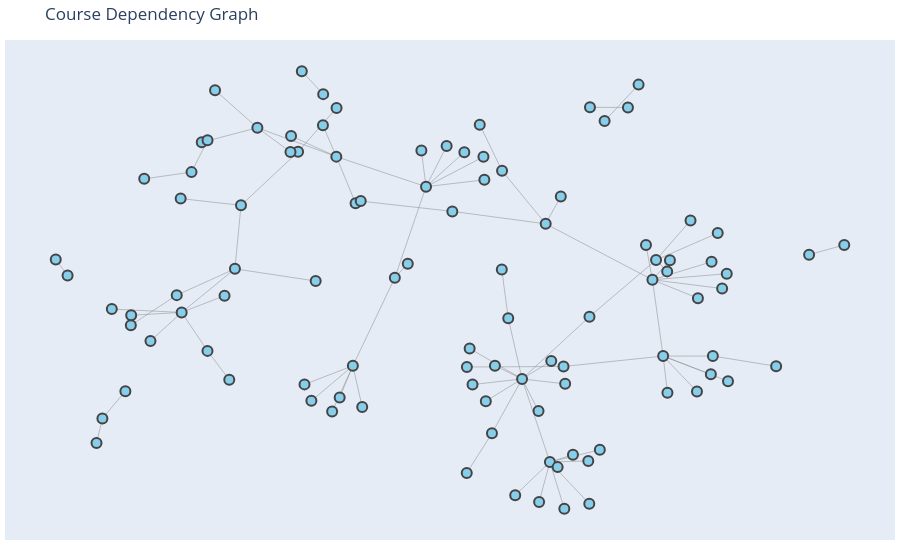

This figure's notebook cell:
### Code cell
fig = go.Figure(data=[edge_trace, node_trace],
                layout=go.Layout(
                    title='Course Dependency Graph',
                    showlegend=False,
                    hovermode='closest',
                    margin=dict(b=20,l=5,r=5,t=40),
                    xaxis=dict(showgrid=False, zeroline=False, showticklabels=False),
                    yaxis=dict(showgrid=False, zeroline=False, showticklabels=False))
                )
fig.show()

### Figure 1 — Plotly figure (JSON) as saved in the notebook; plotly's stock layout.template omitted (floating-point values rounded to 4 significant figures; data arrays with more than 128 entries replaced by an {"elided": "..."} marker saying what was removed)
{"data": [{"hoverinfo": "none", "line": {"color": "#888", "width": 0.5}, "mode": "lines", "type": "scatter", "x": {"elided": "270 float values"}, "y": {"elided": "270 float values"}}, {"hoverinfo": "text", "marker": {"color": "skyblue", "line": {"width": 2}, "showscale": false, "size": 10}, "mode": "markers", "text": ["Code: SCC0221<br>Name: Introdução à Ciência de Computação I<br>Type: Disciplinas Obrigatórias<br>", "Code: SCC0201<br>Name: Introdução à Ciência de Computação II<br>Type: Disciplinas Obrigatórias<br>", "Code: SMA0300<br>Name: Geometria Analítica<br>Type: Disciplinas Obrigatórias<br>", "Code: SMA0394<br>Name: Geometria Analítica (semipresencial)<br>Type: Disciplinas Optativas Livres<br>", "Code: SMA0353<br>Name: Cálculo I<br>Type: Disciplinas Obrigatórias<br>", "Code: 7600105<br>Name: Física Básica I<br>Type: Disciplinas Obrigatórias<br>", "Code: SMA0354<br>Name: Cálculo II<br>Type: Disciplinas Obrigatórias<br>", "Code: SMA0392<br>Name: Cálculo I (semipresencial)<br>Type: Disciplinas Optativas Livres<br>", "Code: SSC0117<br>Name: Introdução à Lógica Digital<br>Type: Disciplinas Obrigatórias<br>", "Code: SSC0118<br>Name: Sistemas Digitais<br>Type: Disciplinas Obrigatórias<br>", "Code: 7600109<br>Name: Laboratório de Física Geral I<br>Type: Disciplinas Obrigatórias<br>", "Code: SCC0215<br>Name: Organização de Arquivos<br>Type: Disciplinas Obrigatórias<br>", "Code: SCC0205<br>Name: Teoria da Computação e Linguagens Formais<br>Type: Disciplinas Obrigatórias<br>", "Code: SCC0230<br>Name: Inteligência Artificial<br>Type: Disciplinas Obrigatórias<br>", "Code: SCC0210<br>Name: Laboratório de Algoritmos Avançados I<br>Type: Disciplinas Optativas Eletivas<br>", "Code: SCC0251<br>Name: Processamento de Imagens<br>Type: Disciplinas Optativas Eletivas<br>", "Code: SCC0261<br>Name: Multimídia<br>Type: Disciplinas Optativas Eletivas<br>", "Code: SSC0723<br>Name: Sistemas Colaborativos: Fundamentos e Aplicações<br>Type: Disciplinas Optativas Eletivas<br>", "Code: SSC0951<br>Name: Desenvolvimento de Código Otimizado<br>Type: Disciplinas Optativas Eletivas<br>", "Code: SCC0273<br>Name: Robôs Móveis Inteligentes<br>Type: Disciplinas Optativas Eletivas<br>", "Code: SSC0724<br>Name: Sistemas Educacionais Avançados<br>Type: Disciplinas Optativas Eletivas<br>", "Code: SCC0202<br>Name: Algoritmos e Estruturas de Dados I<br>Type: Disciplinas Obrigatórias<br>", "Code: SCC0216<br>Name: Modelagem Computacional em Grafos<br>Type: Disciplinas Obrigatórias<br>", "Code: SSC0103<br>Name: Programação Orientada a Objetos<br>Type: Disciplinas Obrigatórias<br>", "Code: SSC0960<br>Name: Programação Funcional<br>Type: Disciplinas Obrigatórias<br>", "Code: SCC0282<br>Name: Recuperação da Informação<br>Type: Disciplinas Optativas Eletivas<br>", "Code: SCC0284<br>Name: Sistemas de Recomendação<br>Type: Disciplinas Optativas Eletivas<br>", "Code: SMA0180<br>Name: Matemática Discreta I<br>Type: Disciplinas Obrigatórias<br>", "Code: SCC0283<br>Name: Introdução à Web Semântica<br>Type: Disciplinas Optativas Eletivas<br>", "Code: SMA0355<br>Name: Cálculo III<br>Type: Disciplinas Obrigatórias<br>", "Code: SME0123<br>Name: Estatística<br>Type: Disciplinas Obrigatórias<br>", "Code: SMA0390<br>Name: Cálculo II (semipresencial)<br>Type: Disciplinas Optativas Livres<br>", "Code: SSC0902<br>Name: Organização e Arquitetura de Computadores<br>Type: Disciplinas Obrigatórias<br>", "Code: SCC0240<br>Name: Bases de Dados<br>Type: Disciplinas Obrigatórias<br>", "Code: SCC0218<br>Name: Algoritmos Avançados e Aplicações<br>Type: Disciplinas Obrigatórias<br>", "Code: SME0130<br>Name: Redes Complexas<br>Type: Disciplinas Optativas Eletivas<br>", "Code: SCC0271<br>Name: Introdução à Bioinformática<br>Type: Disciplinas Optativas Eletivas<br>", "Code: SMA0393<br>Name: Cálculo III (semipresencial)<br>Type: Disciplinas Optativas Livres<br>", "Code: SSC0124<br>Name: Análise e Projeto Orientados a Objetos<br>Type: Disciplinas Obrigatórias<br>", "Code: SCC0250<br>Name: Computação Gráfica<br>Type: Disciplinas Obrigatórias<br>", "Code: SSC0770<br>Name: Introdução ao Desenvolvimento de Jogos Eletrônicos<br>Type: Disciplinas Optativas Eletivas<br>", "Code: SCC0260<br>Name: Interação Humano-Computador e Experiência do Usuário<br>Type: Disciplinas Optativas Eletivas<br>", "Code: SCC0225<br>Name: Laboratório de desenvolvimento de aplicações para dispositivos móveis<br>Type: Disciplinas Optativas Eletivas<br>", "Code: SCC0252<br>Name: Visualização Computacional<br>Type: Disciplinas Optativas Eletivas<br>", "Code: SSC0140<br>Name: Sistemas Operacionais I<br>Type: Disciplinas Obrigatórias<br>", "Code: SSC0740<br>Name: Sistemas Embarcados<br>Type: Disciplinas Optativas Eletivas<br>", "Code: SSC0643<br>Name: Avaliação de Desempenho de Sistemas Computacionais<br>Type: Disciplinas Optativas Eletivas<br>", "Code: SME0121<br>Name: Processos Estocásticos<br>Type: Disciplinas Obrigatórias<br>", "Code: SME0806<br>Name: Estatística Computacional<br>Type: Disciplinas Optativas Eletivas<br>", "Code: SME0808<br>Name: Séries Temporais e Aprendizado Dinâmico<br>Type: Disciplinas Optativas Eletivas<br>", "Code: SME0822<br>Name: Análise Multivariada e Aprendizado Não Supervisionado<br>Type: Disciplinas Optativas Eletivas<br>", "Code: SME0823<br>Name: Modelos de Regressão e Aprendizado Supervisionado II<br>Type: Disciplinas Optativas Eletivas<br>", "Code: SME0142<br>Name: Álgebra Linear e Aplicações<br>Type: Disciplinas Obrigatórias<br>", "Code: SME0104<br>Name: Cálculo Numérico<br>Type: Disciplinas Obrigatórias<br>", "Code: SSC0130<br>Name: Engenharia de Software<br>Type: Disciplinas Obrigatórias<br>", "Code: SSC0725<br>Name: Arquitetura de Software<br>Type: Disciplinas Optativas Eletivas<br>", "Code: SSC0142<br>Name: Redes de Computadores<br>Type: Disciplinas Obrigatórias<br>", "Code: SSC0903<br>Name: Computação de Alto Desempenho<br>Type: Disciplinas Obrigatórias<br>", "Code: SSC0141<br>Name: Prática em Sistemas Operacionais<br>Type: Disciplinas Optativas Eletivas<br>", "Code: SSC0154<br>Name: Seminários Avançados em Sistemas Distribuídos e Programação Concorrente I<br>Type: Disciplinas Optativas Eletivas<br>", "Code: SSC0160<br>Name: Modelagem e Simulação de Sistemas Computacionais<br>Type: Disciplinas Optativas Eletivas<br>", "Code: SSC0950<br>Name: Projeto e Desenvolvimento de Software de Sistema<br>Type: Disciplinas Optativas Eletivas<br>", "Code: SSC0745<br>Name: Sistemas Computacionais de Tempo-Real<br>Type: Disciplinas Optativas Eletivas<br>", "Code: SCC0247<br>Name: Banco de dados NoSQL e arcabouços distribuídos de processamento<br>Type: Disciplinas Optativas Eletivas<br>", "Code: SCC0243<br>Name: Arquitetura de Sistemas Gerenciadores de Bases de Dados<br>Type: Disciplinas Optativas Eletivas<br>", "Code: SCC0245<br>Name: Processamento Analítico de Dados<br>Type: Disciplinas Optativas Eletivas<br>", "Code: SME0110<br>Name: Programação Matemática<br>Type: Disciplinas Obrigatórias<br>", "Code: SSC0959<br>Name: Teste e Inspeção de Software<br>Type: Disciplinas Optativas Eletivas<br>", "Code: SCC0280<br>Name: Acessibilidade em Sistemas Computacionais<br>Type: Disciplinas Optativas Eletivas<br>", "Code: SSC0123<br>Name: Tópicos Especiais em Engenharia de Software<br>Type: Disciplinas Optativas Eletivas<br>", "Code: SSC0720<br>Name: Engenharia de Software para Sistemas Embarcados<br>Type: Disciplinas Optativas Eletivas<br>", "Code: SSC0726<br>Name: Reuso de Software<br>Type: Disciplinas Optativas Eletivas<br>", "Code: SSC0900<br>Name: Engenharia de Segurança<br>Type: Disciplinas Obrigatórias<br>", "Code: SSC0904<br>Name: Sistemas Computacionais Distribuídos<br>Type: Disciplinas Obrigatórias<br>", "Code: SSC0954<br>Name: Infraestrutura para Computação de Alto Desempenho e Sistemas Distribuídos<br>Type: Disciplinas Optativas Eletivas<br>", "Code: SSC0158<br>Name: Computação em Nuvem e Arquitetura Orientadas a Serviços<br>Type: Disciplinas Optativas Eletivas<br>", "Code: SSC0152<br>Name: Administração e Gerenciamento de Redes<br>Type: Disciplinas Optativas Eletivas<br>", "Code: SSC0748<br>Name: Redes Móveis<br>Type: Disciplinas Optativas Eletivas<br>", "Code: SCC0217<br>Name: Linguagens de Programação e Compiladores<br>Type: Disciplinas Obrigatórias<br>", "Code: SCC0270<br>Name: Redes Neurais e Aprendizado Profundo<br>Type: Disciplinas Optativas Eletivas<br>", "Code: SCC0276<br>Name: Aprendizado de Máquina<br>Type: Disciplinas Optativas Eletivas<br>", "Code: SCC0633<br>Name: Processamento de Linguagem Natural<br>Type: Disciplinas Optativas Eletivas<br>", "Code: SCC0231<br>Name: Introdução a Sistemas Inteligentes<br>Type: Disciplinas Optativas Eletivas<br>", "Code: SCC0233<br>Name: Aplicações de Aprendizado de Máquina e Mineração de Dados<br>Type: Disciplinas Optativas Eletivas<br>", "Code: SCC0244<br>Name: Mineração a partir de Grandes Bases de Dados<br>Type: Disciplinas Optativas Eletivas<br>", "Code: SCC0277<br>Name: Competições de Ciências de Dados<br>Type: Disciplinas Optativas Eletivas<br>", "Code: SCC0287<br>Name: Mineração de Dados Não Estruturados<br>Type: Disciplinas Optativas Eletivas<br>", "Code: SSC0901<br>Name: Laboratório de Engenharia de Segurança<br>Type: Disciplinas Optativas Eletivas<br>", "Code: SSC0744<br>Name: Computação Distribuída<br>Type: Disciplinas Optativas Eletivas<br>", "Code: SCC0291<br>Name: Estágio Supervisionado I<br>Type: Disciplinas Obrigatórias<br>", "Code: SCC0292<br>Name: Estágio Supervisionado II<br>Type: Disciplinas Obrigatórias<br>", "Code: SCC0227<br>Name: Seminários em Computação I<br>Type: Disciplinas Optativas Eletivas<br>", "Code: SCC0228<br>Name: Seminários em Computação II<br>Type: Disciplinas Optativas Eletivas<br>", "Code: SCC0211<br>Name: Laboratório de Algoritmos Avançados II<br>Type: Disciplinas Optativas Eletivas<br>", "Code: SCC0229<br>Name: Seminários em Computação III<br>Type: Disciplinas Optativas Eletivas<br>", "Code: SSC0741<br>Name: Projeto e Implementação de Sistemas Embarcados I<br>Type: Disciplinas Optativas Eletivas<br>", "Code: SME0878<br>Name: Mineração Estatística de Dados<br>Type: Disciplinas Optativas Eletivas<br>", "Code: SCC0289<br>Name: Projeto em Intercâmbio I<br>Type: Disciplinas Optativas Eletivas<br>", "Code: SCC0290<br>Name: Projeto em Intercâmbio II<br>Type: Disciplinas Optativas Eletivas<br>", "Code: SCC0293<br>Name: Projeto de Graduação I<br>Type: Disciplinas Optativas Eletivas<br>", "Code: SCC0294<br>Name: Projeto de Graduação II<br>Type: Disciplinas Optativas Eletivas<br>"], "type": "scatter", "x": [0.06362, 0.1947, 0.3644, 0.4593, -0.5079, -0.3653, -0.5231, -0.6587, 0.08893, 0.1447, -0.2691, 0.3632, 0.1601, 0.2642, 0.1194, 0.07084, 0.2676, 0.3024, 0.2358, 0.1268, 0.104, -0.2696, -0.467, -0.04541, -0.2215, -0.3828, -0.3031, 0.401, 0.4859, -0.6685, -0.6562, -0.3213, 0.2537, 0.5295, -0.3842, -0.5728, -0.606, -0.7833, -0.1234, 0.05036, 0.1004, -0.05701, 0.09813, 0.006108, 0.5205, 0.02033, 0.2915, -0.7824, -0.8308, -0.549, -0.5917, -0.7342, -0.7498, -0.6316, -0.2283, -0.09101, 0.5473, 0.7063, 0.6948, 0.6342, 0.5044, 0.6684, 0.5643, 0.5574, 0.6158, 0.6837, -0.5915, -0.2613, -0.2801, -0.2049, -0.3492, -0.332, 0.2983, 0.6716, 0.7094, 0.5581, 0.6666, 0.6319, 0.144, 0.1775, 0.3602, 0.2836, 0.389, 0.3627, 0.3003, 0.2372, 0.3219, 0.05674, 0.8297, -0.9414, -0.971, -0.7969, -0.8543, 0.05638, -0.8691, -0.2086, -0.5372, -0.3559, -0.3025, 1, 0.9121], "y": [-0.2418, -0.3622, 0.7138, 0.7135, 0.3256, 0.5375, 0.07398, 0.3524, 0.6449, 0.4624, 0.7117, -0.1155, -0.1218, -0.6915, -0.5773, -0.3846, -0.2908, -0.3818, -0.4895, -0.3098, -0.4503, 0.5186, 0.633, 0.3994, 0.3337, 0.6005, 0.6425, 0.6594, 0.8039, -0.0302, -0.09866, 0.02573, 0.2524, 0.1092, 0.5371, 0.7819, 0.5754, -0.1494, 0.03877, 0.5363, 0.4266, 0.5426, 0.5179, 0.5604, 0.03052, 0.3016, 0.3606, -0.1099, -0.08547, -0.03229, -0.2511, -0.2118, 0.4305, 0.4572, -0.3103, 0.09438, -0.2717, 0.05463, -0.003967, -0.04233, 0.168, 0.1019, 0.108, 0.06392, 0.2654, 0.2156, 0.5834, -0.4359, -0.4917, -0.4733, -0.3838, -0.449, -0.3129, -0.2716, -0.3712, -0.4171, -0.3439, -0.4121, 0.07093, -0.8232, -0.6872, -0.7117, -0.6429, -0.8569, -0.8766, -0.8496, -0.6623, -0.315, -0.312, 0.04719, 0.1113, -0.4108, -0.5187, -0.7352, -0.616, 0.3424, -0.3657, 0.8569, 0.7662, 0.1685, 0.1302]}], "layout": {"hovermode": "closest", "margin": {"b": 20, "l": 5, "r": 5, "t": 40}, "showlegend": false, "title": {"text": "Course Dependency Graph"}, "xaxis": {"showgrid": false, "showticklabels": false, "zeroline": false}, "yaxis": {"showgrid": false, "showticklabels": false, "zeroline": false}}}
